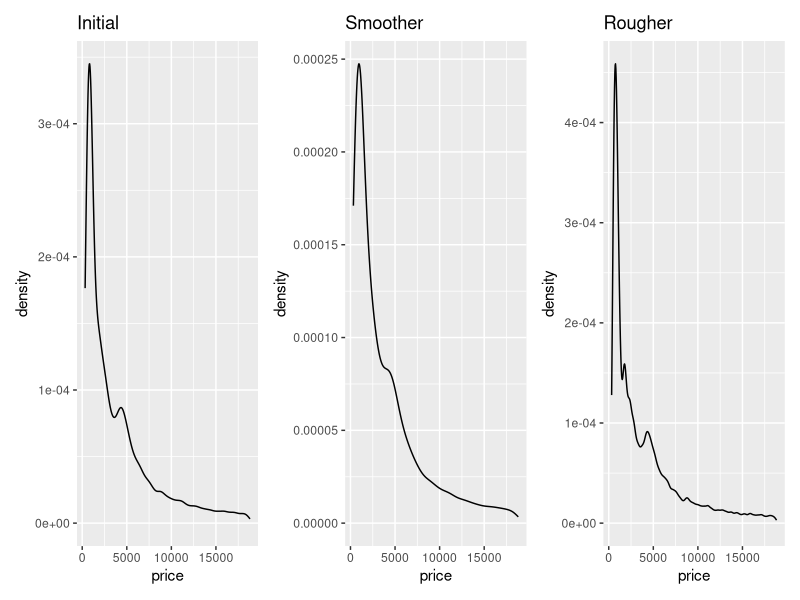
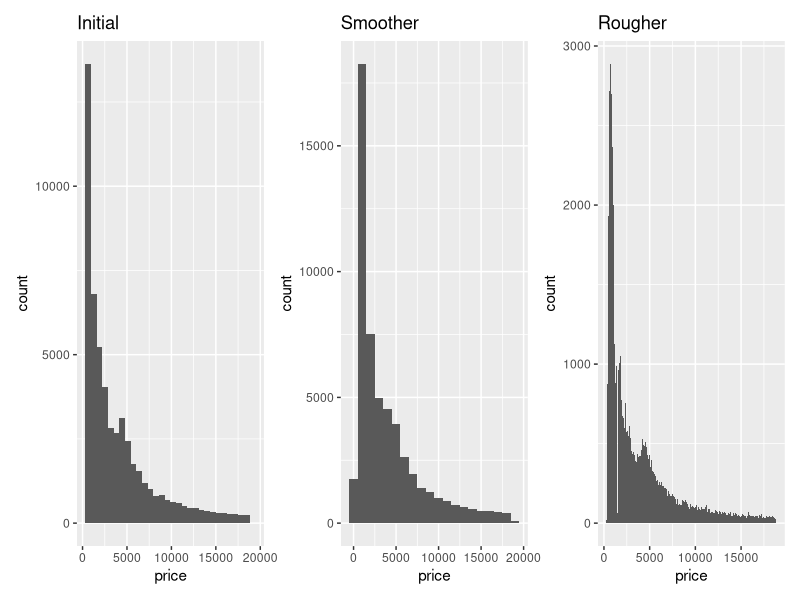
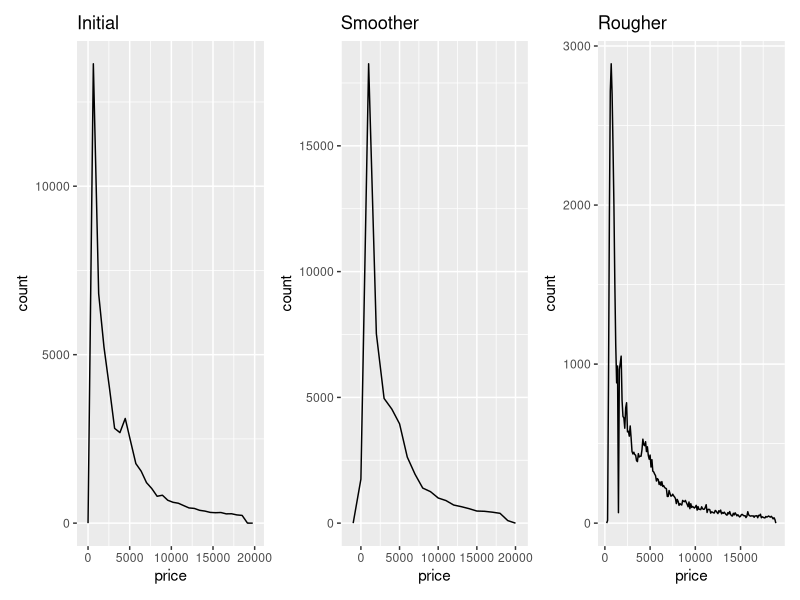
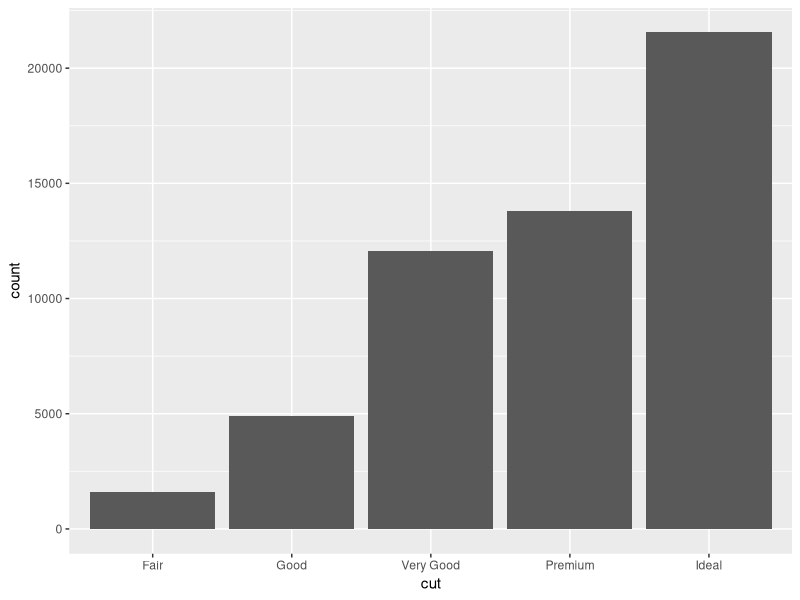
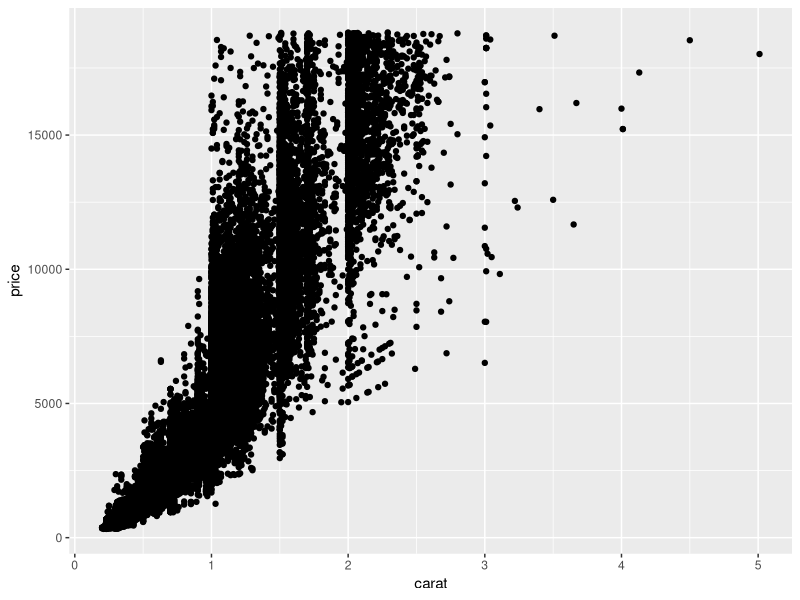
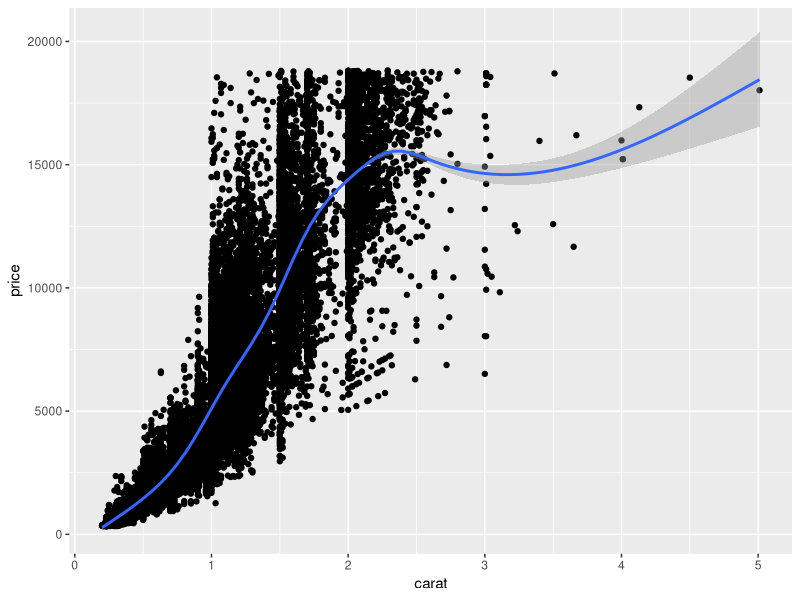
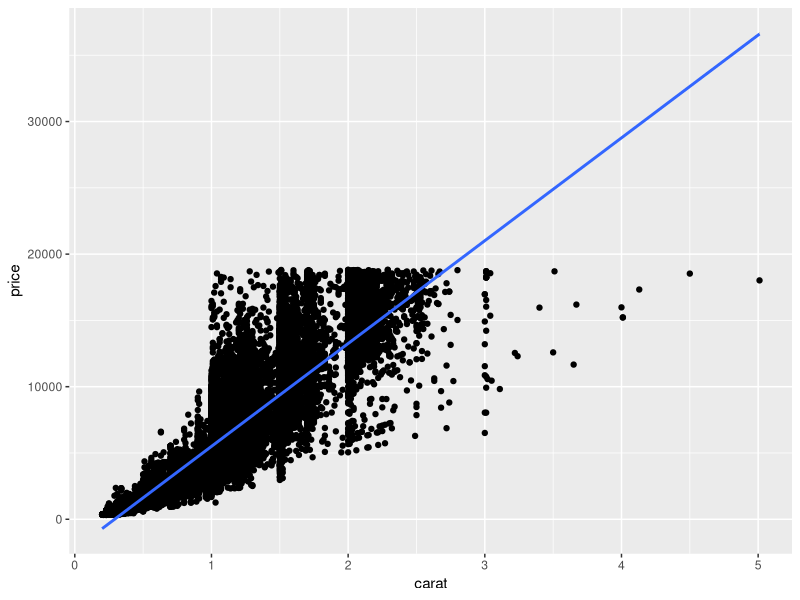
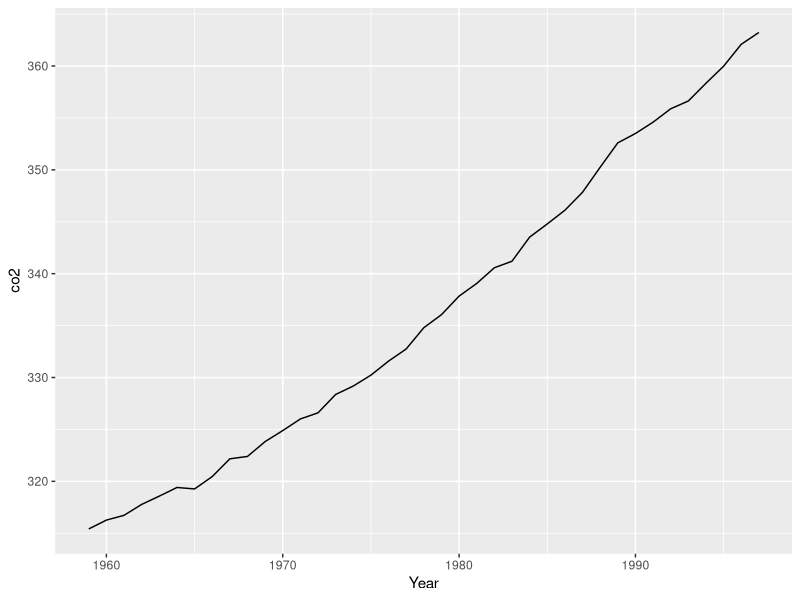

R code for these plots, in order: (Note: this script raises an error after producing the figures.)
library(dplyr)
library(ggplot2)
library(tidyr)
library(gridExtra)
library(patchwork)
library(scales)
library(ggrepel)

# load datasets we'll use
data(sleep)
data(diamonds)
data(co2)
# tidy co2 
co2 <- data.frame(Year = rep(1959:1997, each = 12),
                  Month = rep(format(ISOdate(2004,1:12,1),"%B"), 39),
                  co2 = as.numeric(co2))

matrics <- data.frame(
  year = 2014:2018,
  EC = c(65.4,56.8,59.3,65,70.6),
  FS = c(82.8,81.6,88.2,86.1,87.5),
  Gau = c(84.7,84.2,85.1,85.1,87.9),
  KZN = c(69.7,60.7,66.4,72.9,76.2),
  Lim = c(72.9,65.9,62.5,65.6,69.4),
  Mpu = c(79,78.6,77.1,74.8,79),
  NW = c(84.6,81.5,82.5,79.4,81.1),
  NC = c(76.4,69.4,78.7,75.6,73.3),
  WC = c(82.2,87.7,85.9,82.8,81.5)
)

matrics_long <- pivot_longer(matrics, cols = -1, names_to = "province", values_to = "pass_rate")

# geometries
# geometries denoted by geom_xxx are the building blocks of ggplots

# common 1D geoms: geom_density, geom_histogram, geom_freqpoly, geom_bar
# common 2D geoms: geom_point, geom_line, geom_bar(stat = "identity")

### 1D geoms only need you to specify an "x" in the aesthetics

## geom_density
#initial
plot1 <- diamonds %>% 
  ggplot(aes(x = price)) + 
  geom_density() +
  labs(title='Initial')
#smoother
plot2 <- diamonds %>% 
  ggplot(aes(x = price)) + 
  geom_density(adjust=1.8) +
  labs(title='Smoother')
#rougher
plot3 <- diamonds %>% 
  ggplot(aes(x = price)) + 
  geom_density(adjust=0.5) +
  labs(title='Rougher')

plot1 + plot2 + plot3

## geom_histogram
#without smoothing
plot4 <- diamonds %>% 
  ggplot(aes(x = price)) + 
  geom_histogram() +
  labs(title='Initial')
#Smoother
plot5 <- diamonds %>% 
  ggplot(aes(x = price)) + 
  geom_histogram(binwidth=1000) + #I don't think this is right - try kernel density?
  labs(title='Smoother')
#Rougher
plot6 <- diamonds %>% 
  ggplot(aes(x = price)) + 
  geom_histogram(binwidth=100) + #I don't think this is right - try kernel density?
  labs(title='Rougher')

plot4 + plot5 + plot6

## geom_freqpoly
#initial
plot7 <- diamonds %>% 
  ggplot(aes(x = price)) + 
  geom_freqpoly() +
  labs(title='Initial')
#Smoother
plot8 <- diamonds %>% 
  ggplot(aes(x = price)) +
  geom_freqpoly(binwidth=1000) + #I don't think this is right - try kernel density?
  labs(title='Smoother')
#Rougher
plot9 <- diamonds %>% 
  ggplot(aes(x = price)) +
  geom_freqpoly(binwidth=100) + #I don't think this is right - try kernel density?
  labs(title='Rougher')

plot7 + plot8 + plot9

## additional parameters control smoothing (see ?geom_xxx)

# EXERCISE: adapt each of the plots above so that the densities/histograms are 
# either "smoother" or "rougher". Choose an appropriate amount of smoothing.
# ^(the adaptions are shown in the above code)

## geom_bar

# default behaviour for geom_bar is to count stuff, so 1D
diamonds %>% ggplot(aes(x = cut)) + 
  geom_bar()

### 2D geoms need x and y in aes

## geom_point

diamonds %>% ggplot(aes(x = carat, y = price)) + 
  geom_point()

# often nice to add a smooth line of best fit with geom_smooth, which
# uses generalised additive models (gams) by default, covered in later
# courses
diamonds %>% ggplot(aes(x = carat, y = price)) + 
  geom_point() + 
  geom_smooth()

# EXERCISE: adapt the code you just used to fit a straight line rather than a smooth

diamonds %>% ggplot(aes(x = carat, y = price)) + 
  geom_point() + 
  geom_smooth(method='glm')

## geom_line

co2 %>% filter(Month == "January") %>%
  ggplot(aes(x = Year, y = co2)) + 
  geom_line()

# EXERCISE: show lines for all 12 months on the plot (a) by using fill or colour, 
# (b) without using fill or colour

#using colour
co2 %>%
  ggplot(aes(x = Year, y = co2, col=Month)) + 
  geom_line()

#using fill
co2 %>%
  ggplot(aes(x = Year, y = co2, fill=Month)) +
  geom_area(position = 'identity', alpha=0.4) +
  geom_line()
#tried to limit y axis to ymin=300 using geom_ribbon() to try and get a nicer looking plot
#Any help with this will be much appreciated

#using fill & colour
co2 %>%
  ggplot(aes(x = Year, y = co2, fill=Month)) +
  geom_area(position = 'identity', alpha=0.4) +
  geom_line(aes(colour=Month))
#same issue as above - looks a bit better though but can't see enough detail
#to make the graph useful

#without using fill or colour
co2 %>%
  ggplot(aes(x = Year, y = co2, by=Month)) + 
  geom_line()

# EXERCISE: flip Month and Year around so that each line represents a Year, and the 
# Month is on the x-axis

co2 %>%
  ggplot(aes(x = Month, y = co2, colour=Year)) + 
  geom_line()
#almost unintelligible <- this is because 'Month' is a categorical variable.
#not a line graph anymore <- has become a weird-looking bar chart where lines are used
#let's try plotting using bars

co2 %>%
  ggplot(aes(x = Month, y = co2, colour=Year)) + 
  geom_bar(stat='identity')

#better but still difficult to read

## geom_area

# just fills in area under a geom_line
co2 %>% filter(Month == "January") %>%
  ggplot(aes(x = Year, y = co2)) + 
  geom_area()

## geom_bar

# with (stat = "identity") plots x and y directly, no counts
diamonds %>% group_by(cut) %>% summarize(meanprice = mean(price)) %>%
  ggplot(aes(x = cut, y = meanprice)) + 
  geom_bar(stat = "identity")

### discretising continuous variables

## ggplot provides 3 helper functions:
# cut_interval: divides data into fixed number of bins
# cut_width: divides data into bins of fixed width
# cut_number: divides data into n bins each containing (approximately) the same number of points

diamonds %>%
  ggplot(aes(x = cut_interval(price, n = 5))) + 
  geom_bar()

diamonds %>%
  ggplot(aes(x = cut_width(price, width = 5000))) + 
  geom_bar()

diamonds %>%
  ggplot(aes(x = cut_number(price, n = 5))) + 
  geom_bar()

# these are especially useful when grouping/faceting on continuous variables

# EXERCISE: Display the distribution of price conditional on cut and carat. 
# Try facetting by cut and grouping by carat. Try facetting by carat and grouping by cut. 
# Which do you prefer?

#Display the distribution of price conditional on cut

# Try facetting by cut and grouping by carat

diamonds %>%
  #group_by(cut_width(carat, 0.1)) %>%
  ggplot(aes(x = price), grouping=cut_width(carat, 0.1)) +
  geom_histogram() +
  facet_wrap(~cut)

#Try facetting by carat and grouping by cut.

diamonds %>%
  #group_by(cut) %>%
  ggplot(aes(x = price), grouping=cut) +
  geom_histogram() +
  facet_wrap(~cut_width(carat, 0.1))

#prefer facetting by cut and grouping by carat

# EXERCISE: Compare the relationship between price and carat for each colour.
# What makes it hard to compare the groups? Is grouping better or facetting? 
# If you use facetting, what annotation might you add to make it easier to see 
# the differences between panels?

diamonds %>%
  ggplot(aes(x=carat, y=price, colour=color)) +
  geom_point()

#what makes it hard to compare the groups is that you can't distinguish between the
#groups properly in the plot even if they are distinguished by colour

#Is grouping better or facetting?

#try grouping first <- does nothing (but I may be doing something very wrong)

diamonds %>%
  group_by(color) %>%
  ggplot(aes(x=carat, y=price, colour=color)) +
  geom_point()

#try facetting by colour

diamonds %>%
  ggplot(aes(x=carat, y=price, colour=color)) +
  geom_point() +
  facet_wrap(~color)

#A useful annotation could be to add in the mean of each group on each of the plots

df <- diamonds %>%
  group_by(color) %>%
  summarise(carat = mean(carat), price=mean(price)) %>%
  rename(color2 = color)
p1 <- diamonds %>%
  ggplot(aes(x=carat, y=price)) +
  geom_point() +
  geom_point(data=df, aes(colour=color2)) +
  facet_wrap(~color)
p1

#or to add in regression lines to a plot
df <- diamonds %>%
  group_by(color) %>%
  summarise(carat = mean(carat), price=mean(price)) %>%
  rename(color2 = color)
p2 <- diamonds %>%
  ggplot(aes(x=carat, y=price)) +
  geom_point() +
  geom_point(data=df, aes(colour=color2)) +
  facet_wrap(~color) +
  geom_smooth(aes(colour=color), method='lm', se=F)
p2
#This version isn't great - it obscures the data a lot but can still be a good way to
#show that whether the means of the other colours were higher or lower than the mean of
#the colour being observed

### Labels (labs)

## sets text for axis labels and title
## NOT the appearance of the text, that's a "theme" (next)

co2 %>% filter(Month == "January") %>%
  ggplot(aes(x = Year, y = co2)) + 
  geom_line() +
  labs(x = "Year", y = "C02 level (PPM)", 
       title = "Increasing atmospheric concentrations of CO2", 
       subtitle = "Values for February, March and April of 1964 obtained by interpolation")

# nice to have CO2 with a subscript on the "2"
co2 %>% filter(Month == "January") %>%
  ggplot(aes(x = Year, y = co2)) + 
  geom_line() +
  labs(x = "Year", y = expression(paste(CO[2]," level")), 
       title = expression(paste("Increasing atmospheric concentrations of ", CO[2])), 
       subtitle = "Values for February, March and April of 1964 obtained by interpolation")

### Themes

## fine-scale control and polishing

# loads of options
?theme

# make a plot
pp <- diamonds %>% sample_n(1000) %>%
  ggplot(aes(x = carat, y = price)) + 
  geom_point()
pp 

# change the background colour
pp + 
  theme(panel.background = element_rect(fill = "red"))

# that's too dark, add some transparency
pp + 
  theme(panel.background = element_rect(fill = alpha('red', 0.2)))

# change axis text 
pp + 
  theme(axis.text = element_text(colour = "red", size = rel(1.5)))

# change axis labels text 
pp + 
  theme(axis.title = element_text(colour = "red", size = rel(1.5)))

# can also add transparency to axis labels (not a good idea here) 
pp + 
  theme(axis.title = element_text(colour = alpha('red', 0.2), size = rel(1.5)))

# arrows on the axes
pp + 
  theme(axis.line = element_line(arrow = arrow()))

# even finer control... changes look of arrow heads
pp + 
  theme(axis.line = element_line(arrow = arrow(angle = 20, length = unit(0.1, "inches"))))

# grid lines
pp +
  theme(panel.grid.major = element_line(colour = "red"),
        panel.grid.minor = element_line(colour = "orange"))

pp +
  theme(panel.grid.major = element_line(colour = "red", size = 1),
        panel.grid.minor = element_line(colour = "orange", size = 1))

# spacing between gridlines isn't a theme setting, its in "scale_"
pp +
  theme(panel.grid.major = element_line(colour = "red"),
        panel.grid.minor = element_line(colour = "orange")) +
  scale_x_continuous(breaks = seq(from = 0, to = 3, by = 0.5),
                     minor_breaks = seq(from = 0, to = 3, by = 0.1))

# same for y axis
pp +
  theme(panel.grid.major = element_line(colour = "red"),
        panel.grid.minor = element_line(colour = "orange")) +
  scale_y_continuous(breaks = seq(from = 0, to = 20000, by = 10000),
                     minor_breaks = seq(from = 0, to = 20000, by = 500))

# can also set manual axis text at tickmarks
pp +
  scale_y_continuous(breaks = seq(from = 0, to = 20000, by = 5000),
                     labels = c("R0", "R5,000", "R10,000", "R15,000", "R20,000"))

# longer axis ticks
pp +
  scale_y_continuous(breaks = seq(from = 0, to = 20000, by = 5000),
                     labels = c("R0", "R5,000", "R10,000", "R15,000", "R20,000")) +
  theme(axis.ticks.length=unit(.25, "cm"))

# put it all together
pp + 
  labs(x = "Weight of diamond (carats)", y = "Price of diamond (USD)") +
  theme(panel.background = element_rect(fill = alpha('red', 0.2)),
        axis.text = element_text(colour = "red", size = rel(1.5)),
        axis.title = element_text(colour = "red", size = rel(1.5)))


# revisiting log scale example from lecture
data(msleep)

a <- ggplot(msleep, aes(x = bodywt, y = brainwt)) + 
  geom_point(na.rm = TRUE) + 
  labs(x = "Body weight (kg)", y = "Brain weight (kg)")
a 

# log scaling
a + scale_x_log10() + scale_y_log10() 

# nice tick marks with annotation_xxx
a + scale_x_log10() + scale_y_log10() + annotation_logticks() 

# advanced axis breaks and labelling options with scales package
a + scale_x_log10(
  breaks = scales::trans_breaks("log10", function(x) 10^x),
  labels = scales::trans_format("log10", scales::math_format(10^.x))) +
  scale_y_log10(
    breaks = scales::trans_breaks("log10", function(x) 10^x),
    labels = scales::trans_format("log10", scales::math_format(10^.x))) +
  annotation_logticks() +
  labs(x = "Body weight (kg)", y = "Brain weight (kg)")

# EXERCISE: choose any of the plots you've made and add axis labels, title, and 
# subtitle

diamonds %>%
  ggplot(aes(x=carat, y=price, colour=color)) +
  geom_point() +
  labs(x = 'carat of diamond (g)', y = 'price of diamonds ($)', title='Figure 1: Scatterplot of the price of different carat diamonds', subtitle='the scatterplot is distinguished by diamond color from best (D) to worst (J)')

# EXERCISE: Improve the plot below by adding appropriate axis labels, 
# rotating the x axis text so that it is vertical, and change
# the axis text so that it does not include numbers in scientific notation

diamonds %>%
  ggplot(aes(x = cut_interval(price, n = 5))) + 
  geom_bar() +
  scale_x_log10(
    breaks = scales::trans_breaks("log10", function(x) 10^x),
    labels = scales::trans_format("log10", scales::math_format(10^.x))) +
  labs(x = 'Price ($)', y = 'Frequency', title='Distribution of Price of Diamonds ($)') +
  theme(axis.text.x = element_text(angle=90))
  

# EXERCISE: Use geom_label to add a label to the plot below that identifies 
# the diamond with the largest value-per-carat. Bonus: make the labelling 
# "automatic" so that it still works if you resample another 10 diamonds 
# (make the label's location dynamic, rather than at a fixed (x,y) location)

df <- diamonds %>%
  sample_n(10) %>%
  mutate(ratio = price/carat)
max_ratio <- df %>%
  filter(ratio == max(ratio))
ratio_x <- max_ratio$carat
ratio_y <- max_ratio$price
  
df %>%
  ggplot(aes(x = carat, y = price)) + 
  geom_point() +
  #geom_point(aes(x = ratio_x, y=ratio_y), colour = 'light green') +
  geom_label(label='Max value-per-carat', mapping = aes(x=ratio_x, y=ratio_y), colour='light green')
  

### Legends

# revisiting class example #1
s1 <- ggplot(msleep, 
       aes(x = bodywt, y = brainwt, colour = order)) +
  geom_point(na.rm = TRUE) + 
  scale_x_log10(breaks = scales::trans_breaks("log10", function(x) 10^x),
                labels = scales::trans_format("log10",scales::math_format(10^.x))) + 
  scale_y_log10(breaks = scales::trans_breaks("log10", function(x) 10^x),
                labels = scales::trans_format("log10", scales::math_format(10^.x))) +
  annotation_logticks() +
  xlab("Body weight (kg)") + ylab("Brain weight (kg)") 
s1 

s1 + theme(legend.position = "bottom") 
s1 + theme(legend.position = "bottom") + guides(colour = guide_legend(ncols = 8))

matrics_long %>% 
  ggplot(aes(x = year, y = pass_rate, colour = province)) +
  geom_line() + theme_bw() + scale_colour_brewer(palette = "Set3")


# revisiting class example #2

s2 <- matrics_long %>% 
  ggplot(aes(x = year, y = pass_rate, colour = province)) +
  geom_line() + theme_bw() + scale_colour_brewer(palette = "Set3") 

# inset legend 
s2 +
  # coordinates for legend.position are x- and y- offsets from the bottom-left of the plot, ranging from 0 - 1.
  theme(legend.position = c(0.82,0.12), legend.title = element_blank(), 
        legend.text=element_text(size=8)) +
  guides(colour = guide_legend(ncol = 3))

# with geom_label

# make dataframe with x and y coords of labels, here just taking 2015 as x and 
# pass rate in 2015 as y, for illustration
textlabels <- matrics_long %>% filter(year == 2015) %>% 
  mutate(xpos = year, ypos = pass_rate) # don't have to rename, again for illustration

s2 +
  geom_label(data = textlabels, aes(x = xpos, y = ypos, label = province)) +
  theme(legend.position = "none")

s2 +
  geom_label_repel(data = textlabels, aes(x = xpos, y = ypos, label = province)) +
  theme(legend.position = "none")

### Adding geoms from different datasets

# Task: make a figure that shows the CO2 concentration over time for a
# specific month as a line (like done above), and then on top of that
# plots the mean CO2 concentrations over time (i.e. averages over all
# months) as a bar graph

co2mean <- co2 %>% group_by(Year) %>% summarize(mean_co2 = mean(co2))

co2 %>% filter(Month == "June") %>%
  ggplot(aes(x = Year, y = co2)) + 
  geom_bar(data = co2mean, aes(x = Year, y = mean_co2),
           stat = "identity", alpha = 0.4) + 
  geom_line(colour = "red")

# limiting the range on the y-axis
co2 %>% filter(Month == "June") %>%
  ggplot(aes(x = Year, y = co2)) + 
  geom_bar(data = co2mean, aes(x = Year, y = mean_co2),
           stat = "identity", alpha = 0.4) + 
  geom_line(colour = "red") +
  ylim(c(300, 400))

# can't use ylim, drops the observations, need "coord_cartesian"
co2 %>% filter(Month == "June") %>%
  ggplot(aes(x = Year, y = co2)) + 
  geom_bar(data = co2mean, aes(x = Year, y = mean_co2),
           stat = "identity", alpha = 0.4) + 
  geom_line(colour = "red") +
  coord_cartesian(ylim = c(300, 375))

# this is probably a better plot
co2 %>% filter(Month == "June") %>%
  ggplot(aes(x = Year, y = co2)) + 
  geom_line(data = co2mean, aes(x = Year, y = mean_co2)) + 
  geom_line(colour = "red") 

### Showing multiple plots

# Make a few plots
p1 <- diamonds %>% ggplot(aes(x = price)) + geom_density() + ggtitle("Default")
p2 <- diamonds %>% ggplot(aes(x = price)) + geom_density(adjust = 0.5) + ggtitle("Wiggly")
p3 <- diamonds %>% ggplot(aes(x = price)) + geom_density(adjust = 5) + ggtitle("Smooth")
p4 <- diamonds %>% ggplot(aes(x = price)) + geom_histogram() + ggtitle("Histogram")

# layout with gridExtra package
grid.arrange(p1, p2, p3, p4, nrow = 1)
grid.arrange(p1, p2, p3, p4, nrow = 2)
grid.arrange(p1, p2, p3, layout_matrix = matrix(c(1,2,1,3), nrow = 2))
grid.arrange(p1, p2, p3, layout_matrix = matrix(c(1,1,2,3), nrow = 2))

# layout with patchwork package
p1 + p2 
p1 + p2 + p3 + plot_layout(ncol = 3)
p1 + p2 + p3 + plot_layout(ncol = 3, widths = c(2, 1, 1))

# nesting plots
p1 + { p2 + p3 } + plot_layout(ncol = 2)
p1 + { p2 + { p3 + p4 } } + plot_layout(ncol = 1)

# various operators for manipulating layout (-, /, |)
p1 + p2 - p3 + plot_layout(ncol=1)
p1 + p2 - p3 - p4 + plot_layout(ncol=1)
p1 + p2 - p3 + p4 + plot_layout(ncol=1)
p1 + p2 - (p3 + p4) + plot_layout(ncol=1)
p1 + p2 - (p3 + p4 + p1) + plot_layout(ncol=1)

(p1 | p2 | p3) / p4
p4 / (p1 | p2 | p3)

# saving your plots
p_all <- p1 + p2 + p3 + p4 + plot_layout(ncol = 4)
ggsave(p_all, file = "myplot.png", width = 9, height = 3, dpi = 400)
